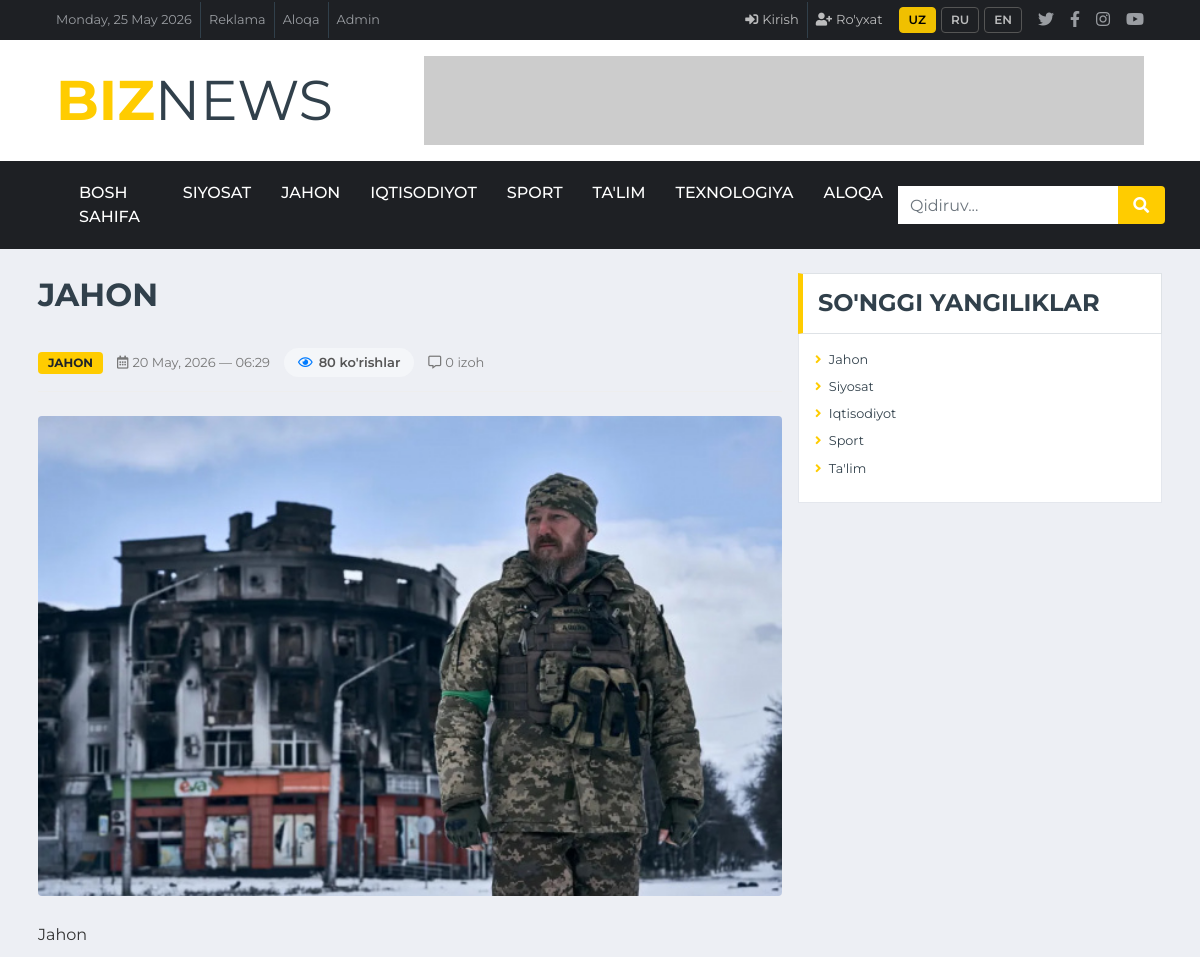
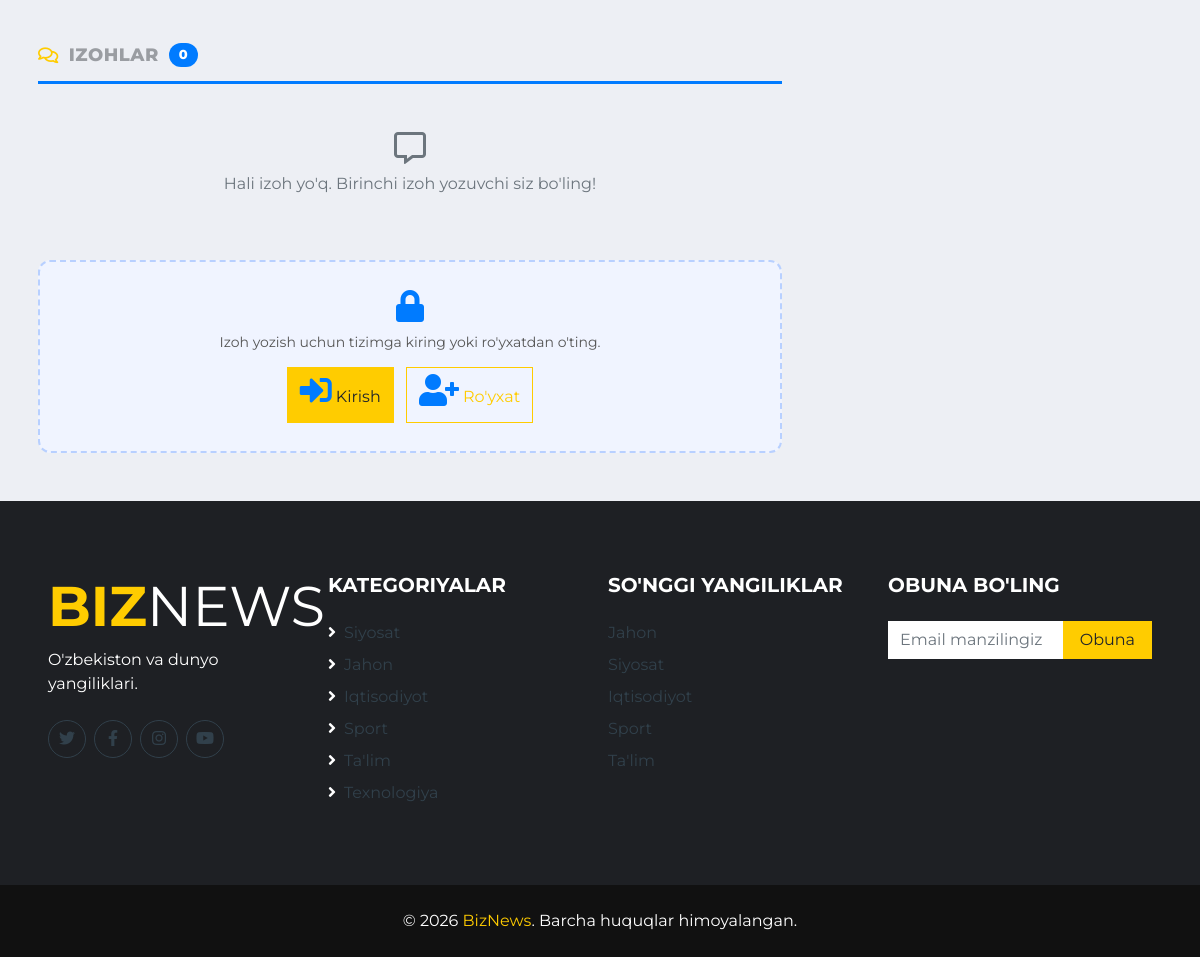
Screenshot of /news/2/ with the database file from the repository (2 pictures, top to bottom).
### app/models.py (models this page shows, shortened)
class Category(models.Model):
    name = models.CharField(max_length=100)
    slug = models.SlugField(unique=True)
    class Meta:
        verbose_name_plural = "Categories"

class News(models.Model):
    title      = models.CharField(max_length=300)
    slug       = models.SlugField(unique=True, blank=True)
    content    = models.TextField()
    category   = models.ForeignKey(Category, on_delete=models.CASCADE)
    image      = models.ImageField(upload_to='news/', blank=True, null=True)
    views      = models.IntegerField(default=0)
    is_breaking    = models.BooleanField(default=False)
    is_main_slider = models.BooleanField(default=False)
    created_at = models.DateTimeField(auto_now_add=True)

### app/views.py (the view)
# urls.py: path('news/<int:pk>/',           views.news_detail,    name='news_detail'),
def news_detail(request, pk):
    news = get_object_or_404(News, pk=pk)
    session_key = f'viewed_news_{pk}'
    if not request.session.get(session_key):
        if not request.user.is_superuser:
            News.objects.filter(pk=pk).update(views=F('views') + 1)
        request.session[session_key] = True
    news.refresh_from_db()  # yangilangan views ni olish
    ctx = base_ctx()
    ctx.update({
        'news': news,
        'related': News.objects.filter(category=news.category).exclude(id=news.id)[:4],
        'comments': news.comments.all(),
    })
    return render(request, 'news_detail.html', ctx)

### templates/news_detail.html (shortened to what this page needs)
{% extends 'base.html' %}
{% load static %}
{% block content %}
<div class="container-fluid mt-4 mb-5">
    <div class="container">
        <div class="row">
            <div class="col-lg-8">
                <h2 class="font-weight-bold text-uppercase mb-3" style="line-height:1.4;">
                    {{ news.title }}
                </h2>
                <div class="news-meta-bar">
                    <a class="badge badge-primary text-uppercase"
                       href="{% url 'category_detail' news.category.slug %}">
                        {{ news.category.name }}
                    </a>
                    <span><i class="far fa-calendar-alt mr-1"></i>{{ news.created_at|date:"d M, Y — H:i" }}</span>
                    <span class="views-badge">
                        <i class="far fa-eye"></i> {{ news.views }} ko'rishlar
                    </span>
                    <span><i class="far fa-comment-alt mr-1"></i>{{ comments.count }} izoh</span>
                </div>
                {% if news.image %}
                <div class="mb-4">
                    <img src="{{ news.image.url }}" class="img-fluid w-100 rounded"
                         style="max-height:480px;object-fit:cover;" alt="{{ news.title }}">
                </div>
                {% endif %}
                <div class="news-body">
                    {{ news.content|linebreaks }}
                </div>
                <div class="comments-section">
                    <div class="comments-title">
                        <i class="far fa-comments text-primary"></i>
                        Izohlar
                        <span class="cnt">{{ comments.count }}</span>
                    </div>
                    {% for comment in comments %}
                    <div class="comment-card">
                        <div class="comment-avatar">{{ comment.user.username|first }}</div>
                        <div class="comment-body">
                            <div class="comment-user">
                                {{ comment.user.get_full_name|default:comment.user.username }}
                                <span class="comment-time">
                                    {{ comment.created_at|date:"d M, Y — H:i" }}
                                </span>
                            </div>
                            <div class="comment-text">{{ comment.text }}</div>
                        </div>
                        {% if user == comment.user or user.is_superuser %}
                        <form method="post" action="{% url 'delete_comment' comment.pk %}"
                              style="margin:0;">
                            {% csrf_token %}
                            <button type="submit" class="comment-del-btn"
                                    onclick="return confirm('Izohni o\'chirasizmi?')">
                                <i class="fa fa-times"></i>
                            </button>
                        </form>
                        {% endif %}
                    </div>
                    {% empty %}
                    <div class="text-center py-4 text-muted">
                        <i class="far fa-comment-alt fa-2x mb-2"></i>
                        <p>Hali izoh yo'q. Birinchi izoh yozuvchi siz bo'ling!</p>
                    </div>
                    {% endfor %}
                    {% if user.is_authenticated %}
                    <div class="comment-form-box">
                        <h6><i class="fa fa-pen mr-1 text-primary"></i>Izoh qoldiring</h6>
                        <form method="post" action="{% url 'add_comment' news.pk %}">
                            {% csrf_token %}
                            <textarea name="text" class="form-control mb-3"
                                      rows="3" placeholder="Fikringizni yozing..."
                                      required></textarea>
                            <button type="submit" class="btn-comment">
                                <i class="fa fa-paper-plane mr-1"></i>Yuborish
                            </button>
                        </form>
                    </div>
                    {% else %}
                    <div class="login-to-comment">
                        <div><i class="fa fa-lock"></i></div>
                        <p>Izoh yozish uchun tizimga kiring yoki ro'yxatdan o'ting.</p>
                        <a href="{% url 'login' %}?next={{ request.path }}"
                           class="btn btn-primary mr-2">
                            <i class="fa fa-sign-in-alt mr-1"></i>Kirish
                        </a>
                        <a href="{% url 'register' %}" class="btn btn-outline-primary">
                            <i class="fa fa-user-plus mr-1"></i>Ro'yxat
                        </a>
                    </div>
                    {% endif %}
                </div>
            </div>
            <div class="col-lg-4">
                <div class="mb-4">
                    <div class="section-title mb-0">
                        <h4 class="m-0 text-uppercase font-weight-bold">So'nggi yangiliklar</h4>
                    </div>
                    <div class="bg-white border border-top-0 p-3">
                        {% for art in latest_news %}
                        <a class="d-block text-secondary mb-2 small" href="{% url 'news_detail' art.pk %}">
                            <i class="fa fa-angle-right text-primary mr-1"></i>
                            {{ art.title|truncatechars:55 }}
                        </a>
                        {% endfor %}
                    </div>
                </div>
            </div>
        </div>
    </div>
</div>
{% endblock %}

### templates/base.html (shortened to what this page needs)
{% load static %}
<!DOCTYPE html>
<html lang="uz">
<head>
    <link href="https://cdnjs.cloudflare.com/ajax/libs/font-awesome/5.15.0/css/all.min.css" rel="stylesheet">
    <link href="https://stackpath.bootstrapcdn.com/bootstrap/4.4.1/css/bootstrap.min.css" rel="stylesheet">
    <link href="https://cdnjs.cloudflare.com/ajax/libs/OwlCarousel2/2.3.4/assets/owl.carousel.min.css" rel="stylesheet">
    <link href="https://cdnjs.cloudflare.com/ajax/libs/OwlCarousel2/2.3.4/assets/owl.theme.default.min.css" rel="stylesheet">
    <link href="{% static 'css/style.css' %}" rel="stylesheet">
</head>
<body>
<div class="container-fluid d-none d-lg-block">
    <div class="row align-items-center bg-dark px-lg-5">
        <div class="col-lg-7">
            <nav class="navbar navbar-expand-sm bg-dark p-0">
                <ul class="navbar-nav ml-n2">
                    <li class="nav-item border-right border-secondary">
                        <a class="nav-link text-body small" href="#">{% now "l, d F Y" %}</a>
                    </li>
                    <li class="nav-item border-right border-secondary">
                        <a class="nav-link text-body small" href="#">Reklama</a>
                    </li>
                    <li class="nav-item border-right border-secondary">
                        <a class="nav-link text-body small" href="{% url 'contact' %}">Aloqa</a>
                    </li>
                    <li class="nav-item">
                        <a class="nav-link text-body small" href="/admin/">Admin</a>
                    </li>
                </ul>
            </nav>
        </div>
        <div class="col-lg-5 text-right">
            <nav class="navbar navbar-expand-sm bg-dark p-0 justify-content-end">
                <ul class="navbar-nav mr-n2 align-items-center">
                    {% if user.is_authenticated %}
                    <li class="nav-item dropdown auth-dropdown mr-3">
                        <a class="nav-link auth-nav-link dropdown-toggle" href="#"
                            id="userDrop" data-toggle="dropdown">
                            <i class="fa fa-user-circle mr-1"></i><span translate="no">{{ user.username }}</span>
                        </a>
                        <div class="dropdown-menu dropdown-menu-right">
                            <div class="px-3 py-2 border-bottom">
                                <strong class="d-block">{{ user.get_full_name|default:user.username }}</strong>
                                <small class="text-muted">{{ user.email }}</small>
                            </div>
                            <a class="dropdown-item" href="{% url 'change_password' %}">
                                <i class="fa fa-key mr-2 text-warning"></i>Parol o'zgartirish
                            </a>
                            <div class="dropdown-divider"></div>
                            <a class="dropdown-item text-danger" href="{% url 'logout' %}">
                                <i class="fa fa-sign-out-alt mr-2"></i>Chiqish
                            </a>
                        </div>
                    </li>
                    {% else %}
                    <li class="nav-item border-right border-secondary">
                        <a class="nav-link auth-nav-link" href="{% url 'login' %}">
                            <i class="fa fa-sign-in-alt mr-1"></i>Kirish
                        </a>
                    </li>
                    <li class="nav-item mr-2">
                        <a class="nav-link auth-nav-link" href="{% url 'register' %}">
                            <i class="fa fa-user-plus mr-1"></i>Ro'yxat
                        </a>
                    </li>
                    {% endif %}
                    <li class="nav-item mr-2">
                        <div class="lang-switcher" translate="no">
                            <button class="lang-btn active" onclick="translateTo('uz', this)" translate="no">UZ</button>
                            <button class="lang-btn" onclick="translateTo('ru', this)" translate="no">RU</button>
                            <button class="lang-btn" onclick="translateTo('en', this)" translate="no">EN</button>
                        </div>
                    </li>
                    <li class="nav-item"><a class="nav-link text-body" href="#"><i class="fab fa-twitter"></i></a></li>
                    <li class="nav-item"><a class="nav-link text-body" href="#"><i class="fab fa-facebook-f"></i></a></li>
                    <li class="nav-item"><a class="nav-link text-body" href="#"><i class="fab fa-instagram"></i></a></li>
                    <li class="nav-item"><a class="nav-link text-body" href="#"><i class="fab fa-youtube"></i></a></li>
                </ul>
            </nav>
        </div>
    </div>
    <div class="row align-items-center bg-white py-3 px-lg-5">
        <div class="col-lg-4">
            <a href="{% url 'home' %}" class="navbar-brand p-0">
                <h1 class="m-0 display-4 text-uppercase text-primary" translate="no">Biz<span class="text-secondary font-weight-normal">News</span></h1>
            </a>
        </div>
        <div class="col-lg-8 text-right">
            <img class="img-fluid" src="https://via.placeholder.com/728x90?text=Reklama" alt="">
        </div>
    </div>
</div>
<div class="container-fluid p-0">
    <nav class="navbar navbar-expand-lg bg-dark navbar-dark py-2 py-lg-0 px-lg-5">
        <div class="collapse navbar-collapse justify-content-between px-lg-3" id="navbarCollapse">
            <div class="navbar-nav mr-auto py-0">
                <a href="{% url 'home' %}" class="nav-item nav-link {% if request.resolver_match.url_name == 'home' %}active{% endif %}">Bosh sahifa</a>
                {% for cat in categories %}
                <a href="{% url 'category_detail' cat.slug %}" class="nav-item nav-link">{{ cat.name }}</a>
                {% endfor %}
                <a href="{% url 'contact' %}" class="nav-item nav-link {% if request.resolver_match.url_name == 'contact' %}active{% endif %}">Aloqa</a>
            </div>
            <form method="get" action="{% url 'search' %}" class="input-group d-none d-lg-flex" style="width:280px;">
                <input type="text" name="q" value="{{ request.GET.q }}"
                       class="form-control border-0" placeholder="Qidiruv..." autocomplete="off">
                <div class="input-group-append">
                    <button class="input-group-text bg-primary text-white border-0 px-3" type="submit">
                        <i class="fa fa-search"></i>
                    </button>
                </div>
            </form>
        </div>
    </nav>
</div>
{% block content %}{% endblock %}
<div class="container-fluid bg-dark pt-5 px-sm-3 px-md-5 mt-5">
    <div class="row py-4">
        <div class="col-lg-3 col-md-6 mb-5">
            <a href="{% url 'home' %}">
               <h1 class="m-0 display-4 text-uppercase text-primary" translate="no">Biz<span class="text-white font-weight-normal">News</span></h1>
            </a>
            <p class="mt-2 text-white">O'zbekiston va dunyo yangiliklari.</p>
            <div class="d-flex mt-4">
                <a class="btn btn-outline-secondary rounded-circle text-center mr-2 px-0" style="width:38px;height:38px;" href="#"><i class="fab fa-twitter"></i></a>
                <a class="btn btn-outline-secondary rounded-circle text-center mr-2 px-0" style="width:38px;height:38px;" href="#"><i class="fab fa-facebook-f"></i></a>
                <a class="btn btn-outline-secondary rounded-circle text-center mr-2 px-0" style="width:38px;height:38px;" href="#"><i class="fab fa-instagram"></i></a>
                <a class="btn btn-outline-secondary rounded-circle text-center px-0" style="width:38px;height:38px;" href="#"><i class="fab fa-youtube"></i></a>
            </div>
        </div>
        <div class="col-lg-3 col-md-6 mb-5">
            <h5 class="text-white text-uppercase font-weight-bold mb-4">Kategoriyalar</h5>
            {% for cat in categories %}
            <a class="d-block text-secondary mb-2" href="{% url 'category_detail' cat.slug %}">
                <i class="fa fa-angle-right text-white mr-2"></i>{{ cat.name }}
            </a>
            {% endfor %}
        </div>
        <div class="col-lg-3 col-md-6 mb-5">
            <h5 class="text-white text-uppercase font-weight-bold mb-4">So'nggi yangiliklar</h5>
            {% for article in latest_news %}
            <a class="d-block text-secondary mb-2" href="{% url 'news_detail' article.pk %}">{{ article.title|truncatechars:50 }}</a>
            {% endfor %}
        </div>
        <div class="col-lg-3 col-md-6 mb-5">
            <h5 class="text-white text-uppercase font-weight-bold mb-4">Obuna bo'ling</h5>
            <div class="input-group">
                <input type="email" class="form-control border-0" placeholder="Email manzilingiz">
                <div class="input-group-append">
                    <button class="btn btn-primary px-3">Obuna</button>
                </div>
            </div>
        </div>
    </div>
</div>
<div class="container-fluid py-4" style="background:#111;">
    <p class="m-0 text-center text-white">&copy; 2026 <a class="text-primary" href="#">BizNews</a>. Barcha huquqlar himoyalangan.</p>
</div>
</body>
</html>

### rows the page displays
Category: name "SIYOSAT", name "Siyosat"
Category: name "JAHON", name "Jahon"
Category: name "IQTISODIYOT", name "Iqtisodiyot"
Category: name "SPORT", name "Sport"
Category: name "TA'LIM", name "Ta'lim"
Category: name "TEXNOLOGIYA", name "Texnologiya"
News: title "JAHON", category.name "JAHON", created_at "20 May, 2026 — 06:29", views "80", count "0", image (picture), content "Jahon", title "Jahon"
News: title "Siyosat"
News: title "Iqtisodiyot"
News: title "Sport"
News: title "Ta'lim"

### other values shown
{{ comments.count }} "0"
